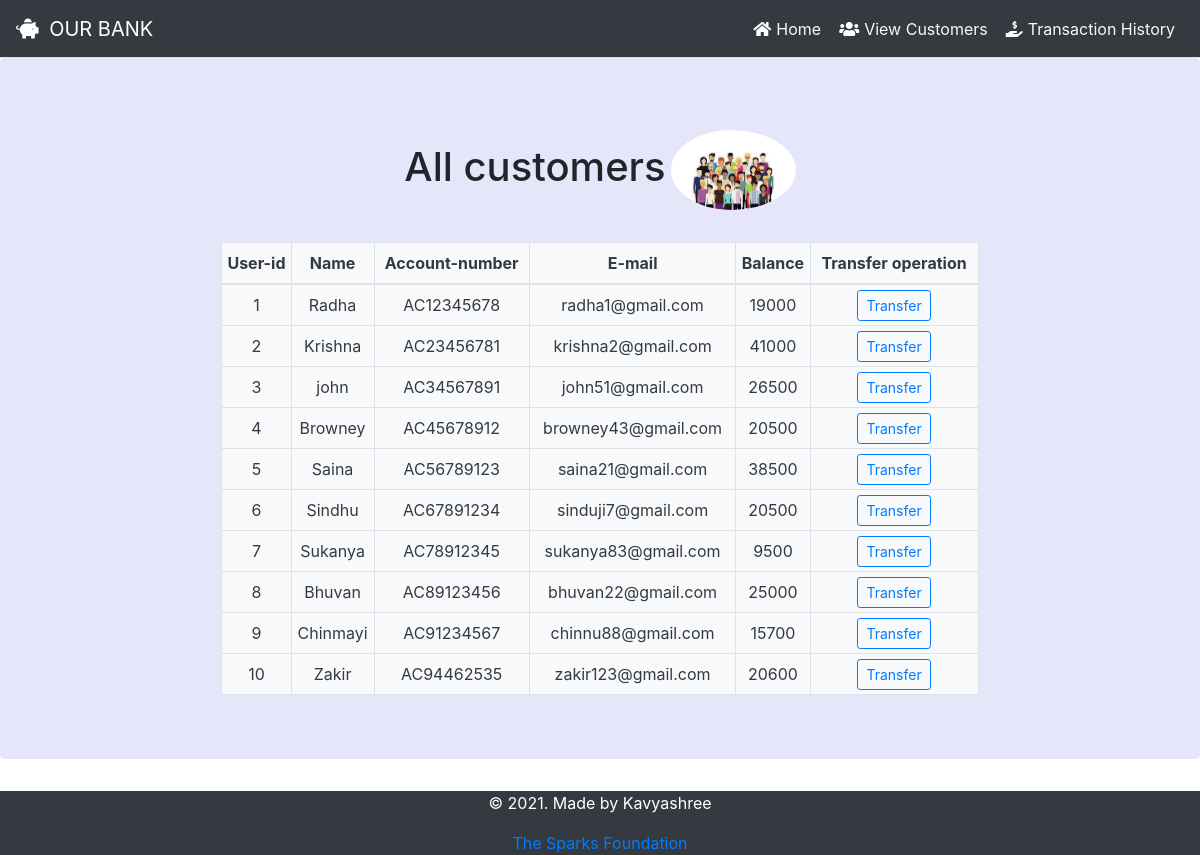
The page /customers.php on the database its author committed.
### tables this page shows
CREATE TABLE `customer` (
  `userid` int(11) NOT NULL,
  `name` varchar(15) NOT NULL,
  `acc_number` varchar(25) NOT NULL,
  `email` varchar(25) NOT NULL,
  `balance` float NOT NULL
);

### customers.php (the view, shortened to what this page needs)
<?php
  include 'sql_connect.php';
  require_once "./header.php";
  $sql = "SELECT * FROM customer";
  $result = mysqli_query($conn,$sql);
?>
<!DOCTYPE html>
<html>
    <head>
        <link rel="stylesheet" href="https://maxcdn.bootstrapcdn.com/bootstrap/4.0.0/css/bootstrap.min.css">
        <link rel="stylesheet" href="http://maxcdn.bootstrapcdn.com/font-awesome/4.3.0/css/font-awesome.min.css">
        <link rel="stylesheet" href="https://maxcdn.bootstrapcdn.com/bootstrap/4.5.2/css/bootstrap.min.css">
    </head>
<body >
  </body>
</html>
<div class="jumbotron text-center "  style="background-color:lavender;">
  <h1 class="text-center pt-2" >All customers<img src="./images/img5.jpg" class="rounded-circle" style="padding-left:5px;" width="130" height="80"></h1>
  <br>
  <div class="row" >
    <div class="col ">
      <div class="table-responsive ">
        <table class="container col-sm-8 text-center table-hover mx-auto table-condensed  table-bordered bg-light text-dark ">
          <thead>
            <tr >
              <th scope="col" class="text-center py-2">User-id</th>
              <th scope="col" class="text-center py-2">Name</th>
              <th scope="col" class="text-center py-2">Account-number</th>
              <th scope="col" class="text-center py-2">E-mail</th>
              <th scope="col" class="text-center py-2">Balance</th>
              <th scope="col" class="text-center py-2">Transfer operation</th>
            </tr>
          </thead>
          <tbody>
            <?php
            while($rows=mysqli_fetch_assoc($result)){
            ?>
              <td scope="col" class="text-center py-2"><?php echo $rows['userid'] ?></td>
              <td scope="col" class="text-center py-2"><?php echo $rows['name']?></td>
              <td scope="col" class="text-center py-2"><?php echo $rows['acc_number']?></td>
              <td scope="col" class="text-center py-2"><?php echo $rows['email']?></td>
              <td scope="col" class="text-center py-2"><?php echo $rows['balance']?></td>
              <td id="button"><a href="transfer.php?id= <?php echo $rows['userid'] ;?>"> <button type="button" class="btn btn-outline-primary btn-sm">Transfer</button></a></td>
            <?php
             }
            ?>
            </tbody>
              </table>
        </div>
      </div>
  </div>
</div>
<div >
<?php
    include "./footer.php";
?>

### header.php (shortened to what this page needs)
<!DOCTYPE html>
<html lang="en">
<head>
  <link rel="stylesheet" href="https://maxcdn.bootstrapcdn.com/bootstrap/4.5.2/css/bootstrap.min.css">
  <link rel="stylesheet" href="https://use.fontawesome.com/releases/v5.7.0/css/all.css">
</head>
<body >
<nav class="navbar nav-tabs  navbar-expand-sm bg-dark navbar-dark ">
  <a class="navbar-brand" href="index.php"><i class='fas fa-piggy-bank' style='color:white; padding-right:5px;'></i> OUR BANK</a>
  <ul class="navbar-nav ml-auto">
    <li class="nav-item">
      <a class="nav-link text-light " href="index.php"><i class='fas fa-home' style='color:white; padding-right:5px;'></i>Home</a>
    </li>
    <li class="nav-item">
      <a class="nav-link text-light" href="customers.php"><i class='fas fa-users' style='color:white; padding-right:5px;'></i>View Customers</a>
    </li>
    <li class="nav-item">
      <a class="nav-link text-light " href="history.php"><i class='fas fa-hand-holding-usd' style='color:white; padding-right:5px;'></i>Transaction History</a>
    </li>
  </ul>
</nav>
</body>
</html>

### footer.php (shortened to what this page needs)
  <link rel="stylesheet" href="https://maxcdn.bootstrapcdn.com/bootstrap/4.5.2/css/bootstrap.min.css">
<footer>
    <div class=" max-width  bg-dark text-white text-center" style="margin-bottom:0">
    <p>© 2021. Made by Kavyashree </p>
    <a href="https://www.thesparksfoundationsingapore.org/" class="text-primary">The Sparks Foundation</a>
    </div>
</footer>
</div>
</body>
</html>

### rows shown on the page
customer: userid "1", name "Radha", acc_number "AC12345678", email "radha1@gmail.com", balance "19000"
customer: userid "2", name "Krishna", acc_number "AC23456781", email "krishna2@gmail.com", balance "41000"
customer: userid "3", name "john", acc_number "AC34567891", email "john51@gmail.com", balance "26500"
customer: userid "4", name "Browney", acc_number "AC45678912", email "browney43@gmail.com", balance "20500"
customer: userid "5", name "Saina", acc_number "AC56789123", email "saina21@gmail.com", balance "38500"
customer: userid "6", name "Sindhu", acc_number "AC67891234", email "sinduji7@gmail.com", balance "20500"
customer: userid "7", name "Sukanya", acc_number "AC78912345", email "sukanya83@gmail.com", balance "9500"
customer: userid "8", name "Bhuvan", acc_number "AC89123456", email "bhuvan22@gmail.com", balance "25000"
customer: userid "9", name "Chinmayi", acc_number "AC91234567", email "chinnu88@gmail.com", balance "15700"
customer: userid "10", name "Zakir", acc_number "AC94462535", email "zakir123@gmail.com", balance "20600"
